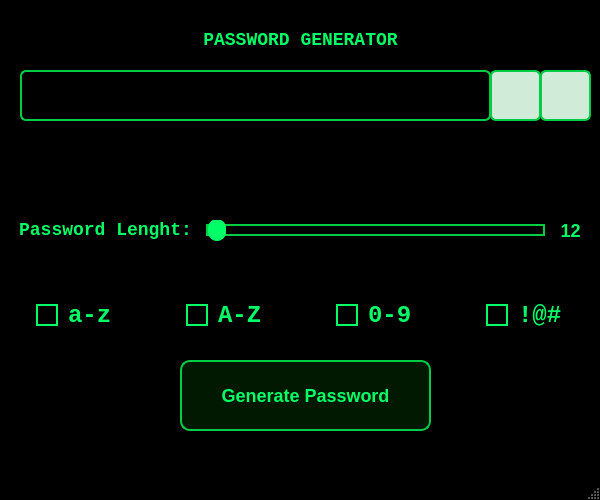
<?xml version="1.0" encoding="UTF-8"?>
<ui version="4.0">
 <class>MainWindow</class>
 <widget class="QMainWindow" name="MainWindow">
  <property name="geometry">
   <rect>
    <x>0</x>
    <y>0</y>
    <width>600</width>
    <height>500</height>
   </rect>
  </property>
  <property name="windowTitle">
   <string>Password_Generator</string>
  </property>
  <property name="styleSheet">
   <string notr="true">QMainWindow {
    background-image: url(:/backgrounds/x.png);
    background-repeat: no-repeat;
    background-position: center;
    background-color: black;
}

/* Title Label */
QLabel#titleLabel {
    color: #00ff66;
    font-family: 'Courier New', monospace;
    font-size: 30px;
    font-weight: bold;
    padding: 15px;
    background-color: rgba(0, 0, 0, 0.5); /* soft background */
    border-radius: 6px;
}

/* All Labels */
QLabel {
    color: #00ff66;
    font-family: 'Courier New', monospace;
    font-size: 18px;
    font-weight: bold;
    background-color: rgba(0, 0, 0, 0.4); /* makes text pop */
    border-radius: 4px;
    padding: 4px 8px;
}

/* Password Field */
QLineEdit {
    background-color: rgba(0, 0, 0, 0.75);
    color: #00ff66;
    border: 2px solid #00cc44;
    border-radius: 6px;
    padding: 8px 14px;
    font-family: 'Courier New', monospace;
    font-size: 18px;
}

/* Buttons */
QPushButton {
    background-color: rgba(0, 255, 0, 0.1);
    color: #00ff66;
    border: 2px solid #00cc44;
    border-radius: 10px;
    font-family: 'Courier New', monospace;
    font-size: 18px;
    font-weight: bold;
    padding: 8px 20px;
}

QPushButton:hover {
    background-color: rgba(0, 255, 0, 0.25);
}

QPushButton:pressed {
    background-color: rgba(0, 255, 0, 0.4);
}

/* Checkboxes */
QCheckBox {
    color: #00ff66;
    font-family: 'Courier New', monospace;
    font-size: 24px;
    font-weight: bold;
    spacing: 10px;
    background-color: rgba(0, 0, 0, 0.3);
    border-radius: 4px;
    padding: 4px 6px;
}

QCheckBox:hover {
    background-color: rgba(0, 255, 0, 0.25);
}


QCheckBox::indicator {
    width: 18px;
    height: 18px;
}

QCheckBox::indicator:checked {
    background-color: #00cc44;
    border: 2px solid #00ff66;
}

QCheckBox::indicator:unchecked {
    border: 2px solid #00ff66;
    background-color: transparent;
}

/* Slider */
QSlider::groove:horizontal {
    border: 2px solid #00cc44;
    height: 8px;
    background: black;
    margin: 0 6px;
}

QSlider::handle:horizontal {
    background: #00ff66;
    border: none;
    width: 18px;
    height: 18px;
    border-radius: 9px;
    margin: -7px 0;
}
QPushButton#eyeBtn, QPushButton#copyBtn {
    background-color:#d0ebd8;
    border-radius: 6px;
    padding: 4px;
}
QPushButton#eyeBtn:hover {
    background-color: rgba(0, 255, 0, 0.25);
}
QPushButton#copyBtn:hover {
    background-color: rgba(0, 255, 0, 0.25);
}
</string>
  </property>
  <widget class="QWidget" name="centralwidget">
   <widget class="QPushButton" name="generateButton">
    <property name="geometry">
     <rect>
      <x>180</x>
      <y>360</y>
      <width>251</width>
      <height>71</height>
     </rect>
    </property>
    <property name="text">
     <string>Generate Password</string>
    </property>
   </widget>
   <widget class="QLabel" name="label">
    <property name="geometry">
     <rect>
      <x>10</x>
      <y>10</y>
      <width>581</width>
      <height>61</height>
     </rect>
    </property>
    <property name="font">
     <font>
      <family>Courier New</family>
      <pointsize>-1</pointsize>
      <weight>75</weight>
      <bold>true</bold>
     </font>
    </property>
    <property name="text">
     <string>PASSWORD GENERATOR</string>
    </property>
    <property name="alignment">
     <set>Qt::AlignCenter</set>
    </property>
   </widget>
   <widget class="QSlider" name="horizontalSlider">
    <property name="geometry">
     <rect>
      <x>200</x>
      <y>220</y>
      <width>351</width>
      <height>21</height>
     </rect>
    </property>
    <property name="minimum">
     <number>6</number>
    </property>
    <property name="maximum">
     <number>32</number>
    </property>
    <property name="orientation">
     <enum>Qt::Horizontal</enum>
    </property>
   </widget>
   <widget class="QLabel" name="label_2">
    <property name="geometry">
     <rect>
      <x>10</x>
      <y>210</y>
      <width>191</width>
      <height>41</height>
     </rect>
    </property>
    <property name="font">
     <font>
      <family>Courier New</family>
      <pointsize>-1</pointsize>
      <weight>75</weight>
      <bold>true</bold>
     </font>
    </property>
    <property name="text">
     <string>Password Lenght:</string>
    </property>
    <property name="alignment">
     <set>Qt::AlignCenter</set>
    </property>
   </widget>
   <widget class="QCheckBox" name="lowercaseCheckbox">
    <property name="geometry">
     <rect>
      <x>30</x>
      <y>290</y>
      <width>101</width>
      <height>51</height>
     </rect>
    </property>
    <property name="font">
     <font>
      <family>Courier New</family>
      <pointsize>-1</pointsize>
      <weight>75</weight>
      <bold>true</bold>
     </font>
    </property>
    <property name="text">
     <string>a-z</string>
    </property>
    <property name="checked">
     <bool>false</bool>
    </property>
    <property name="autoRepeat">
     <bool>false</bool>
    </property>
    <property name="autoExclusive">
     <bool>false</bool>
    </property>
    <property name="tristate">
     <bool>false</bool>
    </property>
   </widget>
   <widget class="QCheckBox" name="uppercaseCheckbox">
    <property name="geometry">
     <rect>
      <x>180</x>
      <y>290</y>
      <width>91</width>
      <height>51</height>
     </rect>
    </property>
    <property name="font">
     <font>
      <family>Courier New</family>
      <pointsize>-1</pointsize>
      <weight>75</weight>
      <bold>true</bold>
     </font>
    </property>
    <property name="text">
     <string>A-Z</string>
    </property>
    <property name="checked">
     <bool>false</bool>
    </property>
    <property name="autoRepeat">
     <bool>false</bool>
    </property>
    <property name="autoExclusive">
     <bool>false</bool>
    </property>
    <property name="tristate">
     <bool>false</bool>
    </property>
   </widget>
   <widget class="QCheckBox" name="digitsCheckbox">
    <property name="geometry">
     <rect>
      <x>330</x>
      <y>290</y>
      <width>91</width>
      <height>51</height>
     </rect>
    </property>
    <property name="font">
     <font>
      <family>Courier New</family>
      <pointsize>-1</pointsize>
      <weight>75</weight>
      <bold>true</bold>
     </font>
    </property>
    <property name="text">
     <string>0-9</string>
    </property>
    <property name="checked">
     <bool>false</bool>
    </property>
    <property name="autoRepeat">
     <bool>false</bool>
    </property>
    <property name="autoExclusive">
     <bool>false</bool>
    </property>
    <property name="tristate">
     <bool>false</bool>
    </property>
   </widget>
   <widget class="QCheckBox" name="specialCheckbox">
    <property name="geometry">
     <rect>
      <x>480</x>
      <y>290</y>
      <width>91</width>
      <height>51</height>
     </rect>
    </property>
    <property name="font">
     <font>
      <family>Courier New</family>
      <pointsize>-1</pointsize>
      <weight>75</weight>
      <bold>true</bold>
     </font>
    </property>
    <property name="text">
     <string>!@#</string>
    </property>
    <property name="checked">
     <bool>false</bool>
    </property>
    <property name="autoRepeat">
     <bool>false</bool>
    </property>
    <property name="autoExclusive">
     <bool>false</bool>
    </property>
    <property name="tristate">
     <bool>false</bool>
    </property>
   </widget>
   <widget class="QLineEdit" name="lineEdit">
    <property name="geometry">
     <rect>
      <x>20</x>
      <y>70</y>
      <width>471</width>
      <height>51</height>
     </rect>
    </property>
   </widget>
   <widget class="QPushButton" name="eyeBtn">
    <property name="geometry">
     <rect>
      <x>490</x>
      <y>70</y>
      <width>51</width>
      <height>51</height>
     </rect>
    </property>
    <property name="text">
     <string/>
    </property>
    <property name="icon">
     <iconset>
      <normalon>:/icons/icons/eye-open.png</normalon>
     </iconset>
    </property>
    <property name="iconSize">
     <size>
      <width>32</width>
      <height>32</height>
     </size>
    </property>
    <property name="flat">
     <bool>true</bool>
    </property>
   </widget>
   <widget class="QPushButton" name="copyBtn">
    <property name="geometry">
     <rect>
      <x>540</x>
      <y>70</y>
      <width>51</width>
      <height>51</height>
     </rect>
    </property>
    <property name="text">
     <string/>
    </property>
    <property name="icon">
     <iconset>
      <normalon>:/icons/icons/copy.png</normalon>
     </iconset>
    </property>
    <property name="iconSize">
     <size>
      <width>32</width>
      <height>32</height>
     </size>
    </property>
    <property name="flat">
     <bool>true</bool>
    </property>
   </widget>
   <widget class="QLabel" name="strengthLabel">
    <property name="geometry">
     <rect>
      <x>110</x>
      <y>140</y>
      <width>381</width>
      <height>51</height>
     </rect>
    </property>
    <property name="font">
     <font>
      <family>Courier New</family>
      <pointsize>-1</pointsize>
      <weight>75</weight>
      <bold>true</bold>
     </font>
    </property>
    <property name="text">
     <string/>
    </property>
    <property name="alignment">
     <set>Qt::AlignLeading|Qt::AlignLeft|Qt::AlignVCenter</set>
    </property>
   </widget>
   <widget class="QLabel" name="show_length_label">
    <property name="geometry">
     <rect>
      <x>550</x>
      <y>210</y>
      <width>41</width>
      <height>41</height>
     </rect>
    </property>
    <property name="text">
     <string>12</string>
    </property>
    <property name="alignment">
     <set>Qt::AlignCenter</set>
    </property>
   </widget>
  </widget>
  <widget class="QMenuBar" name="menubar">
   <property name="geometry">
    <rect>
     <x>0</x>
     <y>0</y>
     <width>600</width>
     <height>26</height>
    </rect>
   </property>
  </widget>
  <widget class="QStatusBar" name="statusbar"/>
 </widget>
 <resources>
  <include location="resources.qrc"/>
 </resources>
 <connections/>
</ui>
